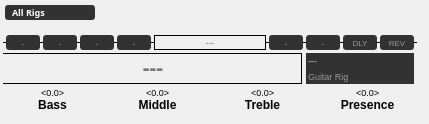
  <widget class="QWidget" name="browser">
   <property name="styleSheet">
    <string notr="true">QWidget#browser
{
background-color: transparent;
}</string>
   </property>
   <widget class="QLineEdit" name="stompAEdit">
    <property name="enabled">
     <bool>false</bool>
    </property>
    <property name="geometry">
     <rect>
      <x>6</x>
      <y>35</y>
      <width>34</width>
      <height>15</height>
     </rect>
    </property>
    <property name="font">
     <font>
      <pointsize>6</pointsize>
      <weight>50</weight>
      <bold>false</bold>
     </font>
    </property>
    <property name="cursor">
     <cursorShape>ArrowCursor</cursorShape>
    </property>
    <property name="focusPolicy">
     <enum>Qt::NoFocus</enum>
    </property>
    <property name="contextMenuPolicy">
     <enum>Qt::CustomContextMenu</enum>
    </property>
    <property name="acceptDrops">
     <bool>false</bool>
    </property>
    <property name="styleSheet">
     <string notr="true">background-color: rgb(50,50,50);
color: rgb(255, 255, 255);
border-color: rgb(0, 0, 0);
border-radius: 3px;</string>
    </property>
    <property name="frame">
     <bool>true</bool>
    </property>
    <property name="alignment">
     <set>Qt::AlignCenter</set>
    </property>
    <property name="readOnly">
     <bool>true</bool>
    </property>
    <property name="placeholderText">
     <string>-</string>
    </property>
   </widget>
   <widget class="Line" name="browserLine2">
    <property name="geometry">
     <rect>
      <x>3</x>
      <y>83</y>
      <width>299</width>
      <height>1</height>
     </rect>
    </property>
    <property name="styleSheet">
     <string notr="true">QFrame#browserLine2
{
	color:  rgb(0, 0, 0);
	background-color: rgb(0, 0, 0);
}</string>
    </property>
    <property name="frameShadow">
     <enum>QFrame::Plain</enum>
    </property>
    <property name="orientation">
     <enum>Qt::Horizontal</enum>
    </property>
   </widget>
   <widget class="QLineEdit" name="rigNameEdit">
    <property name="geometry">
     <rect>
      <x>3</x>
      <y>51</y>
      <width>300</width>
      <height>32</height>
     </rect>
    </property>
    <property name="font">
     <font>
      <family>Oxygen-Sans</family>
      <pointsize>16</pointsize>
      <weight>75</weight>
      <bold>true</bold>
      <kerning>false</kerning>
     </font>
    </property>
    <property name="styleSheet">
     <string notr="true">QLineEdit#rigNameEdit
{
background-color: transparent;
}
</string>
    </property>
    <property name="frame">
     <bool>false</bool>
    </property>
    <property name="alignment">
     <set>Qt::AlignCenter</set>
    </property>
    <property name="placeholderText">
     <string>---</string>
    </property>
   </widget>
   <widget class="Line" name="browserLine1">
    <property name="geometry">
     <rect>
      <x>3</x>
      <y>53</y>
      <width>299</width>
      <height>1</height>
     </rect>
    </property>
    <property name="styleSheet">
     <string notr="true">QFrame#browserLine1
{
	color:  rgb(0, 0, 0);
	background-color: rgb(0, 0, 0);
}</string>
    </property>
    <property name="frameShadow">
     <enum>QFrame::Plain</enum>
    </property>
    <property name="lineWidth">
     <number>1</number>
    </property>
    <property name="midLineWidth">
     <number>0</number>
    </property>
    <property name="orientation">
     <enum>Qt::Horizontal</enum>
    </property>
   </widget>
   <widget class="Line" name="browserLine3">
    <property name="geometry">
     <rect>
      <x>301</x>
      <y>54</y>
      <width>1</width>
      <height>30</height>
     </rect>
    </property>
    <property name="styleSheet">
     <string notr="true">QFrame#browserLine3
{
	color:  rgb(0, 0, 0);
	background-color: rgb(0, 0, 0);
}</string>
    </property>
    <property name="frameShadow">
     <enum>QFrame::Plain</enum>
    </property>
    <property name="orientation">
     <enum>Qt::Vertical</enum>
    </property>
   </widget>
   <widget class="QLineEdit" name="stompBEdit">
    <property name="enabled">
     <bool>false</bool>
    </property>
    <property name="geometry">
     <rect>
      <x>43</x>
      <y>35</y>
      <width>34</width>
      <height>15</height>
     </rect>
    </property>
    <property name="font">
     <font>
      <pointsize>6</pointsize>
      <weight>50</weight>
      <bold>false</bold>
     </font>
    </property>
    <property name="cursor">
     <cursorShape>ArrowCursor</cursorShape>
    </property>
    <property name="focusPolicy">
     <enum>Qt::NoFocus</enum>
    </property>
    <property name="contextMenuPolicy">
     <enum>Qt::CustomContextMenu</enum>
    </property>
    <property name="acceptDrops">
     <bool>false</bool>
    </property>
    <property name="styleSheet">
     <string notr="true">background-color: rgb(50,50,50);
color: rgb(255, 255, 255);
border-color: rgb(0, 0, 0);
border-radius: 3px;</string>
    </property>
    <property name="frame">
     <bool>true</bool>
    </property>
    <property name="alignment">
     <set>Qt::AlignCenter</set>
    </property>
    <property name="readOnly">
     <bool>true</bool>
    </property>
    <property name="placeholderText">
     <string>-</string>
    </property>
   </widget>
   <widget class="QLineEdit" name="stompCEdit">
    <property name="enabled">
     <bool>false</bool>
    </property>
    <property name="geometry">
     <rect>
      <x>80</x>
      <y>35</y>
      <width>34</width>
      <height>15</height>
     </rect>
    </property>
    <property name="font">
     <font>
      <pointsize>6</pointsize>
      <weight>50</weight>
      <bold>false</bold>
     </font>
    </property>
    <property name="cursor">
     <cursorShape>ArrowCursor</cursorShape>
    </property>
    <property name="focusPolicy">
     <enum>Qt::NoFocus</enum>
    </property>
    <property name="contextMenuPolicy">
     <enum>Qt::CustomContextMenu</enum>
    </property>
    <property name="acceptDrops">
     <bool>false</bool>
    </property>
    <property name="styleSheet">
     <string notr="true">background-color: rgb(50,50,50);
color: rgb(255, 255, 255);
border-color: rgb(0, 0, 0);
border-radius: 3px;</string>
    </property>
    <property name="frame">
     <bool>true</bool>
    </property>
    <property name="alignment">
     <set>Qt::AlignCenter</set>
    </property>
    <property name="readOnly">
     <bool>true</bool>
    </property>
    <property name="placeholderText">
     <string>-</string>
    </property>
   </widget>
   <widget class="QLineEdit" name="stompDEdit">
    <property name="enabled">
     <bool>false</bool>
    </property>
    <property name="geometry">
     <rect>
      <x>117</x>
      <y>35</y>
      <width>34</width>
      <height>15</height>
     </rect>
    </property>
    <property name="font">
     <font>
      <pointsize>6</pointsize>
      <weight>50</weight>
      <bold>false</bold>
     </font>
    </property>
    <property name="cursor">
     <cursorShape>ArrowCursor</cursorShape>
    </property>
    <property name="focusPolicy">
     <enum>Qt::NoFocus</enum>
    </property>
    <property name="contextMenuPolicy">
     <enum>Qt::CustomContextMenu</enum>
    </property>
    <property name="acceptDrops">
     <bool>false</bool>
    </property>
    <property name="styleSheet">
     <string notr="true">background-color: rgb(50,50,50);
color: rgb(255, 255, 255);
border-color: rgb(0, 0, 0);
border-radius: 3px;</string>
    </property>
    <property name="frame">
     <bool>true</bool>
    </property>
    <property name="alignment">
     <set>Qt::AlignCenter</set>
    </property>
    <property name="readOnly">
     <bool>true</bool>
    </property>
    <property name="placeholderText">
     <string>-</string>
    </property>
   </widget>
   <widget class="QLineEdit" name="stompModEdit">
    <property name="enabled">
     <bool>false</bool>
    </property>
    <property name="geometry">
     <rect>
      <x>306</x>
      <y>35</y>
      <width>34</width>
      <height>15</height>
     </rect>
    </property>
    <property name="font">
     <font>
      <pointsize>6</pointsize>
      <weight>50</weight>
      <bold>false</bold>
     </font>
    </property>
    <property name="cursor">
     <cursorShape>ArrowCursor</cursorShape>
    </property>
    <property name="focusPolicy">
     <enum>Qt::NoFocus</enum>
    </property>
    <property name="contextMenuPolicy">
     <enum>Qt::CustomContextMenu</enum>
    </property>
    <property name="acceptDrops">
     <bool>false</bool>
    </property>
    <property name="styleSheet">
     <string notr="true">background-color: rgb(50,50,50);
color: rgb(255, 255, 255);
border-color: rgb(0, 0, 0);
border-radius: 3px;</string>
    </property>
    <property name="frame">
     <bool>true</bool>
    </property>
    <property name="alignment">
     <set>Qt::AlignCenter</set>
    </property>
    <property name="readOnly">
     <bool>true</bool>
    </property>
    <property name="placeholderText">
     <string>-</string>
    </property>
   </widget>
   <widget class="QLineEdit" name="reverbEdit">
    <property name="enabled">
     <bool>false</bool>
    </property>
    <property name="geometry">
     <rect>
      <x>380</x>
      <y>35</y>
      <width>34</width>
      <height>15</height>
     </rect>
    </property>
    <property name="font">
     <font>
      <pointsize>6</pointsize>
      <weight>50</weight>
      <bold>false</bold>
     </font>
    </property>
    <property name="cursor">
     <cursorShape>ArrowCursor</cursorShape>
    </property>
    <property name="focusPolicy">
     <enum>Qt::NoFocus</enum>
    </property>
    <property name="contextMenuPolicy">
     <enum>Qt::CustomContextMenu</enum>
    </property>
    <property name="acceptDrops">
     <bool>false</bool>
    </property>
    <property name="styleSheet">
     <string notr="true">background-color: rgb(50,50,50);
color: rgb(255, 255, 255);
border-color: rgb(0, 0, 0);
border-radius: 3px;</string>
    </property>
    <property name="frame">
     <bool>true</bool>
    </property>
    <property name="alignment">
     <set>Qt::AlignCenter</set>
    </property>
    <property name="readOnly">
     <bool>true</bool>
    </property>
    <property name="placeholderText">
     <string>REV</string>
    </property>
   </widget>
   <widget class="QLineEdit" name="stompXEdit">
    <property name="enabled">
     <bool>false</bool>
    </property>
    <property name="geometry">
     <rect>
      <x>269</x>
      <y>35</y>
      <width>34</width>
      <height>15</height>
     </rect>
    </property>
    <property name="font">
     <font>
      <pointsize>6</pointsize>
      <weight>50</weight>
      <bold>false</bold>
     </font>
    </property>
    <property name="cursor">
     <cursorShape>ArrowCursor</cursorShape>
    </property>
    <property name="focusPolicy">
     <enum>Qt::NoFocus</enum>
    </property>
    <property name="contextMenuPolicy">
     <enum>Qt::CustomContextMenu</enum>
    </property>
    <property name="acceptDrops">
     <bool>false</bool>
    </property>
    <property name="styleSheet">
     <string notr="true">background-color: rgb(50,50,50);
color: rgb(255, 255, 255);
border-color: rgb(0, 0, 0);
border-radius: 3px;</string>
    </property>
    <property name="frame">
     <bool>true</bool>
    </property>
    <property name="alignment">
     <set>Qt::AlignCenter</set>
    </property>
    <property name="readOnly">
     <bool>true</bool>
    </property>
    <property name="placeholderText">
     <string>-</string>
    </property>
   </widget>
   <widget class="QLineEdit" name="delayEdit">
    <property name="enabled">
     <bool>false</bool>
    </property>
    <property name="geometry">
     <rect>
      <x>343</x>
      <y>35</y>
      <width>34</width>
      <height>15</height>
     </rect>
    </property>
    <property name="font">
     <font>
      <pointsize>6</pointsize>
      <weight>50</weight>
      <bold>false</bold>
      <kerning>true</kerning>
     </font>
    </property>
    <property name="cursor">
     <cursorShape>ArrowCursor</cursorShape>
    </property>
    <property name="focusPolicy">
     <enum>Qt::NoFocus</enum>
    </property>
    <property name="contextMenuPolicy">
     <enum>Qt::CustomContextMenu</enum>
    </property>
    <property name="acceptDrops">
     <bool>false</bool>
    </property>
    <property name="styleSheet">
     <string notr="true">background-color: rgb(50,50,50);
color: rgb(255, 255, 255);
border-color: rgb(0, 0, 0);
border-radius: 3px;</string>
    </property>
    <property name="frame">
     <bool>true</bool>
    </property>
    <property name="alignment">
     <set>Qt::AlignCenter</set>
    </property>
    <property name="readOnly">
     <bool>true</bool>
    </property>
    <property name="placeholderText">
     <string>DLY</string>
    </property>
   </widget>
   <widget class="Line" name="browserLine4">
    <property name="geometry">
     <rect>
      <x>3</x>
      <y>42</y>
      <width>152</width>
      <height>1</height>
     </rect>
    </property>
    <property name="styleSheet">
     <string notr="true">QFrame#browserLine4
{
	color:  rgb(0, 0, 0);
	background-color: rgb(0, 0, 0);
}</string>
    </property>
    <property name="frameShadow">
     <enum>QFrame::Plain</enum>
    </property>
    <property name="orientation">
     <enum>Qt::Horizontal</enum>
    </property>
   </widget>
   <widget class="Line" name="browserLine5">
    <property name="geometry">
     <rect>
      <x>265</x>
      <y>42</y>
      <width>152</width>
      <height>1</height>
     </rect>
    </property>
    <property name="styleSheet">
     <string notr="true">QFrame#browserLine5
{
	color:  rgb(0, 0, 0);
	background-color: rgb(0, 0, 0);
}</string>
    </property>
    <property name="frameShadow">
     <enum>QFrame::Plain</enum>
    </property>
    <property name="orientation">
     <enum>Qt::Horizontal</enum>
    </property>
   </widget>
   <widget class="QStackedWidget" name="stackedWidget">
    <property name="geometry">
     <rect>
      <x>0</x>
      <y>85</y>
      <width>420</width>
      <height>30</height>
     </rect>
    </property>
    <property name="autoFillBackground">
     <bool>false</bool>
    </property>
    <property name="styleSheet">
     <string notr="true">QStackedWidget {background-color: transparent;}</string>
    </property>
    <property name="currentIndex">
     <number>0</number>
    </property>
    <widget class="QWidget" name="knobsPage">
     <property name="styleSheet">
      <string notr="true">background-color: transparent;</string>
     </property>
     <widget class="QLabel" name="bassLabel">
      <property name="geometry">
       <rect>
        <x>5</x>
        <y>12</y>
        <width>95</width>
        <height>15</height>
       </rect>
      </property>
      <property name="font">
       <font>
        <weight>75</weight>
        <bold>true</bold>
       </font>
      </property>
      <property name="styleSheet">
       <string notr="true"/>
      </property>
      <property name="frameShape">
       <enum>QFrame::NoFrame</enum>
      </property>
      <property name="text">
       <string>Bass</string>
      </property>
      <property name="alignment">
       <set>Qt::AlignCenter</set>
      </property>
      <property name="margin">
       <number>0</number>
      </property>
     </widget>
     <widget class="QLabel" name="middleLabel">
      <property name="geometry">
       <rect>
        <x>110</x>
        <y>12</y>
        <width>95</width>
        <height>15</height>
       </rect>
      </property>
      <property name="font">
       <font>
        <weight>75</weight>
        <bold>true</bold>
       </font>
      </property>
      <property name="styleSheet">
       <string notr="true"/>
      </property>
      <property name="text">
       <string>Middle</string>
      </property>
      <property name="alignment">
       <set>Qt::AlignCenter</set>
      </property>
     </widget>
     <widget class="QLabel" name="trebleLabel">
      <property name="geometry">
       <rect>
        <x>215</x>
        <y>12</y>
        <width>95</width>
        <height>15</height>
       </rect>
      </property>
      <property name="font">
       <font>
        <weight>75</weight>
        <bold>true</bold>
       </font>
      </property>
      <property name="styleSheet">
       <string notr="true"/>
      </property>
      <property name="text">
       <string>Treble</string>
      </property>
      <property name="alignment">
       <set>Qt::AlignCenter</set>
      </property>
     </widget>
     <widget class="QLabel" name="presenceLabel">
      <property name="geometry">
       <rect>
        <x>320</x>
        <y>12</y>
        <width>95</width>
        <height>15</height>
       </rect>
      </property>
      <property name="font">
       <font>
        <weight>75</weight>
        <bold>true</bold>
       </font>
      </property>
      <property name="styleSheet">
       <string notr="true"/>
      </property>
      <property name="text">
       <string>Presence</string>
      </property>
      <property name="alignment">
       <set>Qt::AlignCenter</set>
      </property>
     </widget>
     <widget class="QLabel" name="bassValueLabel">
      <property name="geometry">
       <rect>
        <x>5</x>
        <y>0</y>
        <width>95</width>
        <height>15</height>
       </rect>
      </property>
      <property name="font">
       <font>
        <pointsize>7</pointsize>
       </font>
      </property>
      <property name="text">
       <string>&lt;0.0&gt;</string>
      </property>
      <property name="alignment">
       <set>Qt::AlignCenter</set>
      </property>
     </widget>
     <widget class="QLabel" name="middleValueLabel">
      <property name="geometry">
       <rect>
        <x>110</x>
        <y>0</y>
        <width>95</width>
        <height>15</height>
       </rect>
      </property>
      <property name="font">
       <font>
        <pointsize>7</pointsize>
       </font>
      </property>
      <property name="text">
       <string>&lt;0.0&gt;</string>
      </property>
      <property name="alignment">
       <set>Qt::AlignCenter</set>
      </property>
     </widget>
     <widget class="QLabel" name="trebleValueLabel">
      <property name="geometry">
       <rect>
        <x>215</x>
        <y>0</y>
        <width>95</width>
        <height>15</height>
       </rect>
      </property>
      <property name="font">
       <font>
        <pointsize>7</pointsize>
       </font>
      </property>
      <property name="text">
       <string>&lt;0.0&gt;</string>
      </property>
      <property name="alignment">
       <set>Qt::AlignCenter</set>
      </property>
     </widget>
     <widget class="QLabel" name="presenceValueLabel">
      <property name="geometry">
       <rect>
        <x>320</x>
        <y>0</y>
        <width>95</width>
        <height>15</height>
       </rect>
      </property>
      <property name="font">
       <font>
        <pointsize>7</pointsize>
       </font>
      </property>
      <property name="text">
       <string>&lt;0.0&gt;</string>
      </property>
      <property name="alignment">
       <set>Qt::AlignCenter</set>
      </property>
     </widget>
    </widget>
    <widget class="QWidget" name="scalePage">
     <property name="styleSheet">
      <string notr="true">background-color: transparent;</string>
     </property>
     <widget class="QProgressBar" name="progressBar">
      <property name="geometry">
       <rect>
        <x>3</x>
        <y>20</y>
        <width>414</width>
        <height>5</height>
       </rect>
      </property>
      <property name="styleSheet">
       <string notr="true">QProgressBar#progressBar
{
background-color:transparent;
border-radius: 3px;
}
QProgressBar#progressBar::chunk
{
     background-color: rgb(50,50,50);
}</string>
      </property>
      <property name="value">
       <number>47</number>
      </property>
      <property name="alignment">
       <set>Qt::AlignCenter</set>
      </property>
      <property name="textVisible">
       <bool>false</bool>
      </property>
      <property name="format">
       <string/>
      </property>
     </widget>
     <widget class="QLabel" name="label">
      <property name="geometry">
       <rect>
        <x>3</x>
        <y>0</y>
        <width>420</width>
        <height>13</height>
       </rect>
      </property>
      <property name="text">
       <string>TextLabel</string>
      </property>
      <property name="alignment">
       <set>Qt::AlignCenter</set>
      </property>
     </widget>
    </widget>
    <widget class="QWidget" name="empty"/>
   </widget>
   <widget class="QWidget" name="widget" native="true">
    <property name="geometry">
     <rect>
      <x>306</x>
      <y>53</y>
      <width>108</width>
      <height>31</height>
     </rect>
    </property>
    <property name="styleSheet">
     <string notr="true">background-color: rgb(50, 50, 50);
border-color: rgb(0, 0, 0);</string>
    </property>
    <widget class="QLineEdit" name="rigAuthorEdit">
     <property name="geometry">
      <rect>
       <x>0</x>
       <y>0</y>
       <width>108</width>
       <height>15</height>
      </rect>
     </property>
     <property name="font">
      <font>
       <pointsize>7</pointsize>
       <weight>75</weight>
       <bold>true</bold>
      </font>
     </property>
     <property name="styleSheet">
      <string notr="true">background-color: transparent;
color: rgb(255, 255, 255);</string>
     </property>
     <property name="frame">
      <bool>false</bool>
     </property>
     <property name="alignment">
      <set>Qt::AlignLeading|Qt::AlignLeft|Qt::AlignVCenter</set>
     </property>
     <property name="placeholderText">
      <string>---</string>
     </property>
    </widget>
    <widget class="QLineEdit" name="rigTypeEdit">
     <property name="geometry">
      <rect>
       <x>0</x>
       <y>16</y>
       <width>108</width>
       <height>15</height>
      </rect>
     </property>
     <property name="font">
      <font>
       <pointsize>7</pointsize>
       <weight>50</weight>
       <bold>false</bold>
      </font>
     </property>
     <property name="focusPolicy">
      <enum>Qt::NoFocus</enum>
     </property>
     <property name="styleSheet">
      <string notr="true">background-color: transparent;
color: rgb(255, 255, 255);
border-color: rgb(0, 0, 0);</string>
     </property>
     <property name="frame">
      <bool>false</bool>
     </property>
     <property name="alignment">
      <set>Qt::AlignLeading|Qt::AlignLeft|Qt::AlignVCenter</set>
     </property>
     <property name="readOnly">
      <bool>true</bool>
     </property>
     <property name="placeholderText">
      <string>Guitar Rig</string>
     </property>
    </widget>
   </widget>
   <widget class="QFrame" name="frame">
    <property name="geometry">
     <rect>
      <x>154</x>
      <y>35</y>
      <width>112</width>
      <height>15</height>
     </rect>
    </property>
    <property name="frameShape">
     <enum>QFrame::Panel</enum>
    </property>
    <property name="frameShadow">
     <enum>QFrame::Plain</enum>
    </property>
    <widget class="QLineEdit" name="ampNameEdit">
     <property name="geometry">
      <rect>
       <x>0</x>
       <y>0</y>
       <width>112</width>
       <height>15</height>
      </rect>
     </property>
     <property name="font">
      <font>
       <pointsize>7</pointsize>
      </font>
     </property>
     <property name="styleSheet">
      <string notr="true">QLineEdit
{
background-color: transparent;
border-color: rgb(0, 0, 0);
color: rgb(0, 0, 0);
}</string>
     </property>
     <property name="frame">
      <bool>false</bool>
     </property>
     <property name="alignment">
      <set>Qt::AlignCenter</set>
     </property>
     <property name="placeholderText">
      <string>---</string>
     </property>
    </widget>
   </widget>
   <widget class="QComboBox" name="browserViewComboBox">
    <property name="geometry">
     <rect>
      <x>5</x>
      <y>5</y>
      <width>90</width>
      <height>15</height>
     </rect>
    </property>
    <property name="font">
     <font>
      <family>Sans Serif</family>
      <pointsize>7</pointsize>
      <weight>75</weight>
      <bold>true</bold>
     </font>
    </property>
    <property name="focusPolicy">
     <enum>Qt::NoFocus</enum>
    </property>
    <property name="styleSheet">
     <string notr="true">QComboBox{
background-color: rgb(50,50,50);
color: rgb(255, 255, 255);
border-color: rgb(0, 0, 0);
border-radius: 3px;
padding-left:7px;
}
QComboBox::drop-down {width: 0px; border-style: none}
</string>
    </property>
    <property name="currentText">
     <string>All Rigs</string>
    </property>
    <property name="currentIndex">
     <number>0</number>
    </property>
    <property name="maxVisibleItems">
     <number>7</number>
    </property>
    <property name="insertPolicy">
     <enum>QComboBox::InsertAtBottom</enum>
    </property>
    <property name="iconSize">
     <size>
      <width>0</width>
      <height>0</height>
     </size>
    </property>
    <property name="frame">
     <bool>false</bool>
    </property>
    <property name="modelColumn">
     <number>0</number>
    </property>
    <item>
     <property name="text">
      <string>All Rigs</string>
     </property>
    </item>
    <item>
     <property name="text">
      <string>Favorites</string>
     </property>
    </item>
    <item>
     <property name="text">
      <string>Non-Favorites</string>
     </property>
    </item>
    <item>
     <property name="text">
      <string>My Rigs</string>
     </property>
    </item>
    <item>
     <property name="text">
      <string>Current Author</string>
     </property>
    </item>
    <item>
     <property name="text">
      <string>Last Imported</string>
     </property>
    </item>
    <item>
     <property name="text">
      <string>Just Bass Rigs</string>
     </property>
    </item>
   </widget>
   <zorder>browserLine5</zorder>
   <zorder>browserLine4</zorder>
   <zorder>stompAEdit</zorder>
   <zorder>browserLine2</zorder>
   <zorder>rigNameEdit</zorder>
   <zorder>browserLine1</zorder>
   <zorder>browserLine3</zorder>
   <zorder>stompBEdit</zorder>
   <zorder>stompCEdit</zorder>
   <zorder>stompDEdit</zorder>
   <zorder>stompModEdit</zorder>
   <zorder>reverbEdit</zorder>
   <zorder>stompXEdit</zorder>
   <zorder>delayEdit</zorder>
   <zorder>stackedWidget</zorder>
   <zorder>widget</zorder>
   <zorder>frame</zorder>
   <zorder>browserViewComboBox</zorder>
  </widget>
